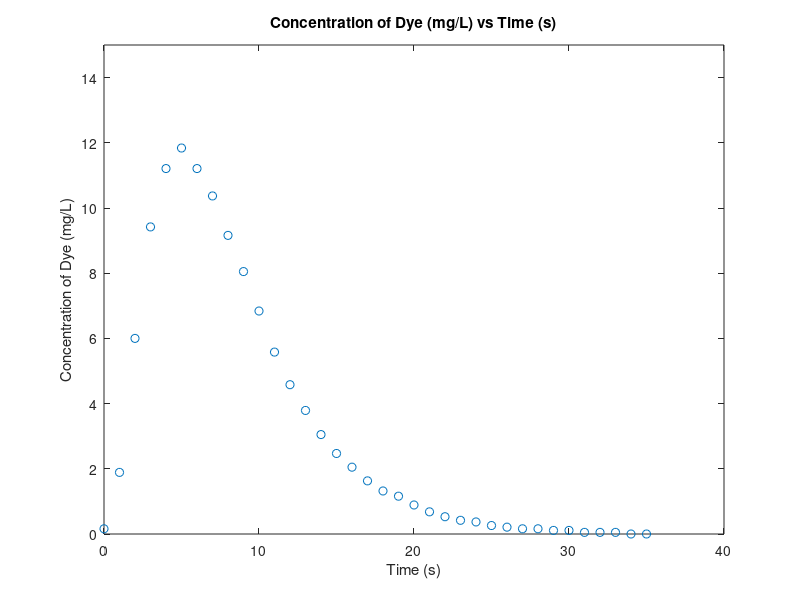

Reproduce this figure in MATLAB.
% Charles Harris
% BME 201
% Homework 1 - Measuring Cardiac Output

%%%%%%%%%%%%%%%%%%%%%%%%%%%%%%%%%%%%%%%%%%

% Q = D / Integral(Concentration)

%%%%%%%%%%%%%%%%%%%%%%%%%%%%%%%%%%%%%%%%%%

% Helpful Matlab Commands:

% Files: read, load, importdata, save
% Matrix: size, length, sum, max
% Plotting and labeling: figure, plot, subplot, hold on, hold off, xlabel,
% ylabel, title
% User Input: Input

%%%%%%%%%%%%%%%%%%%%%%%%%%%%%%%%%%%%%%%%%%%

% Commenting Logic

% A: Read data from file named DyeData.txt
load('DyeData.txt');
dyeAmount = input('Please enter the initial amount of dye in milligrams: ')

%Isolate time
timeColumn = DyeData(2:end,1);

% Calculate Q

% Rectangular Approximation

% Creating h
rectIntegratingConstant = DyeData(3,1) - DyeData(2,1);

% Calculate integral and evaluate from 1 to n-1

%Assuming right point method for rectangular approximation:
Area1 = rectIntegratingConstant * (sum(DyeData(2:end,2)) - DyeData(length(DyeData),2));
              %width                   %length

% Present area

disp('The approximation for the integral of concentration using the rectangular approximation is (in mg*sec/L): ')
disp(Area1)

% Calculate cardiac output
cardiacOutput1 = dyeAmount/Area1;

%Convert cardiac output to proper units
cardiacOutput1 = cardiacOutput1 * 60;

% Present cardiac output
disp('The cardiac output as approximated by the rectangular method is in (L/min): ')
disp(cardiacOutput1)

%%%%%%%%%%%%%%%%%%%%%%%%%%%%%%%%%%%%%%%%%%%%%%%%%%%%%%%%%%%%%%%%%%%%%%%%%%%%%%%%%%%%%%%%%%%%

%Trapezoidal Approximation

% Calculate area
trapIntegratingConstant = rectIntegratingConstant/2;
Area2 = trapIntegratingConstant*(DyeData(2,2)+DyeData(length(DyeData),2)) + rectIntegratingConstant*sum(DyeData(3:end,2)) - DyeData(length(DyeData),2);

% Presenting area
disp('The approximation for the integral of concentration using the trapezoidal approximation is (in mg*sec/L): ')
disp(Area2)

% Calculate cardiac output
cardiacOutput2 = dyeAmount/Area2;

%Converting cardiac output to proper units
cardiacOutput2 = cardiacOutput2 * 60;

% Present cardiac output
disp('The cardiac output as approximated by the trapezoidal method is ( in L/min): ')
disp(cardiacOutput2)

%%%%%%%%%%%%%%%%%%%%%%%%%%%%%%%%%%%%%%%%%%%%%%%%%%%%%%%%%%%%%%%%%%%%%%%%%%%%%%%%%%%%%%%%%%%%%%%%%%%%%

%Simpson's approximation

% Calculate area

if mod(length(DyeData),2)==0
    addedTrapezoid = trapIntegratingConstant*(DataDye(length(DataDye),2)+DataDye(length(DataDye)-1,2));
    length(DataDye) = length(DataDye)-1;
else
    addedTrapezoid = 0;
end

simpsonsConstant = rectIntegratingConstant/3;
firstElement = DyeData(2,2);
lastElement = DyeData(length(DyeData),2);

inBetweenEvens = DyeData(4:2:length(DyeData)-1,2);
inBetweenOdds = DyeData(3:2:length(DyeData)-2,2);

Area3 = simpsonsConstant * (firstElement + 4 * sum(inBetweenOdds) + 2 * sum(inBetweenEvens)+ lastElement) + addedTrapezoid;

% Present area
disp('The approximation for the integral of concentration using simpsons approximation is (in mg*sec/L): ')
disp(Area3)

% Calculate cardiac output
cardiacOutput3 = dyeAmount/Area3;

% Converting cardiac output to proper units
cardiacOutput3 = cardiacOutput3 * 60;

% Present cardiac output
disp('The cardiac output as approximated by simpsons rule is (in L/min): ')
disp(cardiacOutput3)

%%%%%%%%%%%%%%%%%%%%%%%%%%%%%%%%%%%%%%%%%%%%%%%%%%%%%%%%%%%%%%%%%%%%%%%%%%%%%%%%%%%%%%%%%%%%%%%%%%%%%%%%%%%%%%%%%%%%%%%%%%

% Plot of Concentration (mg/L) vs Time (s)

x = DyeData(2:end,1);
y = DyeData(2:end,2);

plot(x,y,'o')
hold on
xlabel('Time (s)')
ylabel('Concentration of Dye (mg/L)')
ylim([0 15])
xlim([0 40])
title('Concentration of Dye (mg/L) vs Time (s)')


%%%%%%%%%%%%%%%%%%%%%%%%%%%%%%%%%%%%%%%%%%%%%%%%%%%%%%%%%%%%%%%%%%%%%%%%%%%%%%%%%%%%%%%%%%%%%%%%%%%%%%%%%%%%%%%%%%%%%%%%%%%

% End Part 1




